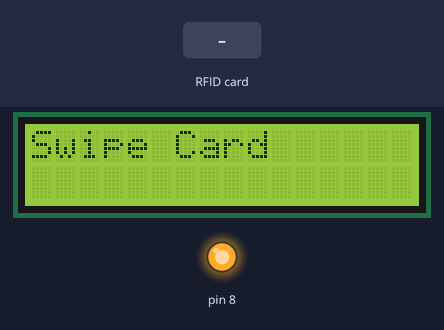
A sketch run on a simulated Arduino Mega 2560, built with avr-gcc and run on an emulated ATmega2560. On the bench: 16×2 character LCD, output pins drawn as LEDs (lit = HIGH). Inputs (shaded band) come from the test bench. Pins used as bus, display or sensor lines are not drawn; what the sketch prints to the serial monitor is not drawn.

Above: at 3.3 s.
3.4 s: RFID card 3F AD 4D 29 held to the reader
At 4.1 s:
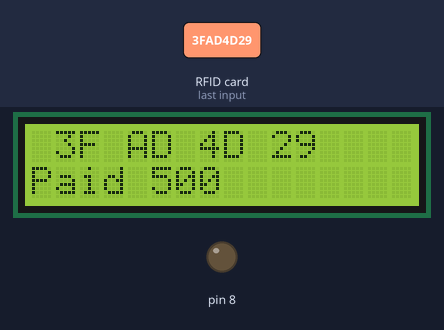
6.4 s: RFID card 71 F3 3D 08 held to the reader
At 7.3 s:
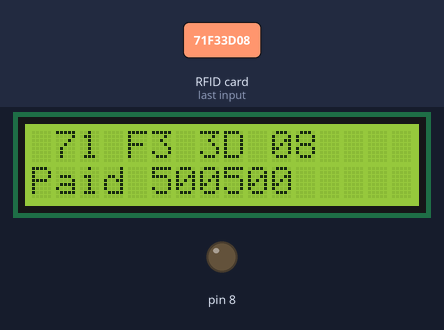
9.4 s: RFID card A1 F4 78 D5 held to the reader
At 10.5 s:
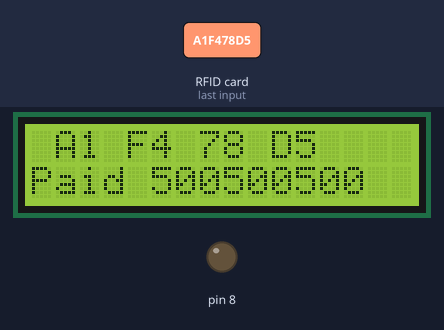
12.4 s: RFID card 5E 7A 19 C4 held to the reader
At 13.1 s:
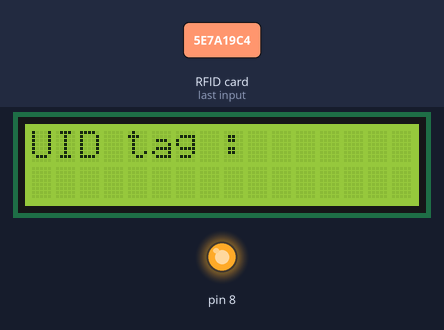
Timing chart, 0 to 14.9 s (numbered marks = the images above; inputs shaded):
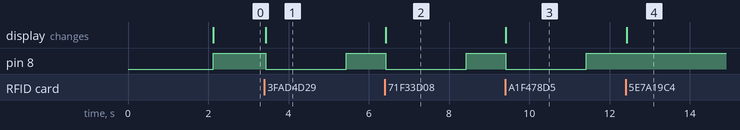

The sketch:

rfid_hex_code_finder.ino
```cpp
#include <SPI.h>
#include <MFRC522.h>
#include <LiquidCrystal.h>
#define SS_PIN 53
#define RST_PIN 49
const int rs = 2, en = 3, d4 = 4, d5 = 5, d6 = 6, d7 = 7;
LiquidCrystal lcd(rs,en,d4,d5,d6,d7);
String lcdprnt = "Paid ";
int a_amount = 5000, b_amount = 5000, c_amount = 5000, d_amount = 200;
int amount = 0;
char A_card = "3F AD 4D 29";
char B_card = "BO 77 BB 25";
char C_card = "71 F3 3D 08";
char D_card = "A1 F4 78 D5";
MFRC522 mfrc522(SS_PIN, RST_PIN); // Instance of the class
void setup() {
  lcd.begin(16,2);
   Serial.begin(9600);
   SPI.begin();       // Init SPI bus
   mfrc522.PCD_Init(); // Init MFRC522
   Serial.println("RFID reading UID");
   lcd.println("Welcome");
   delay(2000);
   lcd.clear();
   lcd.println("Swipe Card");
pinMode(8,OUTPUT);//5 volt
   /*
pinMode(23,INPUT);//100
pinMode(25,INPUT);//200
pinMode(27,INPUT);//300
pinMode(29,INPUT);//400
pinMode(31,INPUT);//500*/
}
void loop() {

/*if ( mfrc522.PICC_IsNewCardPresent())
    {
        if ( mfrc522.PICC_ReadCardSerial())
        {
           Serial.print("Tag UID:");
           for (byte i = 0; i < mfrc522.uid.size; i++) {
                  Serial.print(mfrc522.uid.uidByte[i] < 0x10 ? " 0" : " ");
                  Serial.print(mfrc522.uid.uidByte[i], HEX);
            }

            Serial.println();
            mfrc522.PICC_HaltA();
        }
}*/
digitalWrite(8,HIGH);/*
if(digitalRead(23) == HIGH) amount = 100;
else if (digitalRead(25) == HIGH) amount = 200;

else if (digitalRead(27) == HIGH) amount = 300;

else if (digitalRead(29) == HIGH) amount = 400;

else if (digitalRead(31) == HIGH)*/ amount = 500;
  // Look for new cards
  if ( ! mfrc522.PICC_IsNewCardPresent())
  {
    digitalWrite(8,HIGH);

    return;
  }
  // Select one of the cards
  if ( ! mfrc522.PICC_ReadCardSerial())
  {
    return;
  }
  //Show UID on serial monitor
  lcd.clear();
  digitalWrite(8,LOW);

  Serial.print("UID tag :");
  lcd.print("UID tag :");
  String content= "";
  byte letter;
  for (byte i = 0; i < mfrc522.uid.size; i++)
  {
     Serial.print(mfrc522.uid.uidByte[i] < 0x10 ? " 0" : " ");
     Serial.print(mfrc522.uid.uidByte[i], HEX);
     content.concat(String(mfrc522.uid.uidByte[i] < 0x10 ? " 0" : " "));
     content.concat(String(mfrc522.uid.uidByte[i], HEX));
  }
  Serial.println();

  Serial.print("Message : ");
  content.toUpperCase();
  if (content.substring(1) == "3F AD 4D 29") //change here the UID of the card/cards that you want to give access
  {
    Serial.println("Authorized access");
    a_amount -=amount;
    Serial.println(a_amount);
  lcd.clear();
  lcd.print(content);
  lcd.setCursor(0,1);
  lcdprnt = lcdprnt+amount;
  lcd.print(lcdprnt);
    delay(2000);

  }
  else if (content.substring(1) == "B0 77 BB 25" ) //change here the UID of the card/cards that you want to give access
  {
    Serial.println("Authorized access");
    b_amount -=amount;
    Serial.println(b_amount);
  lcd.clear();
  lcd.print(content);
  lcd.setCursor(0,1);
  lcdprnt = lcdprnt+amount;
  lcd.print(lcdprnt);
    delay(2000);
  }
 else if (content.substring(1) == "71 F3 3D 08") //change here the UID of the card/cards that you want to give access
  {
    Serial.println("Authorized access");
    c_amount -=amount;
    Serial.println(c_amount);
  lcd.clear();
  lcd.print(content);
  lcd.setCursor(0,1);
  lcdprnt = lcdprnt+amount;
  lcd.print(lcdprnt);
    delay(2000);
  }
 else if (content.substring(1) == "A1 F4 78 D5") //change here the UID of the card/cards that you want to give access
  {
    Serial.println("Authorized access");
    d_amount -=amount;
    Serial.println(c_amount);
  lcd.clear();
  lcd.print(content);
  lcd.setCursor(0,1);
  lcdprnt = lcdprnt+amount;
  lcd.print(lcdprnt);
    delay(2000);
  }
 else   {
    Serial.println(" Access denied");
    }
}
```

Measured:
- after the input at 3.4 s, pin 8: HIGH → LOW at once, → HIGH 2.0 s later; the display: changes at once (image 1)
- after the input at 6.4 s, pin 8: HIGH → LOW at once, → HIGH 2.0 s later; the display: changes at once (image 2)
- after the input at 9.4 s, pin 8: HIGH → LOW at once, → HIGH 2.0 s later; the display: changes at once (image 3)
- after the input at 12.4 s, the display: changes at once (image 4)
